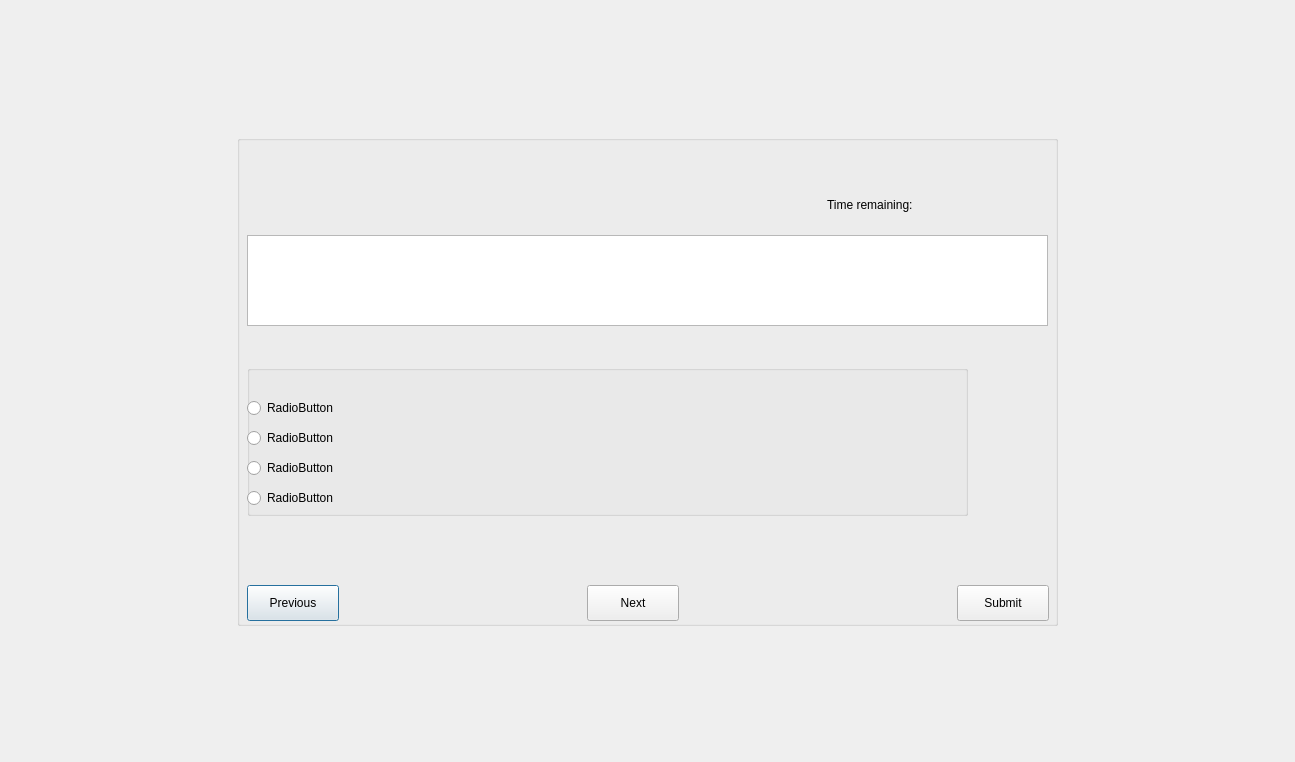
<?xml version="1.0" encoding="UTF-8"?>
<ui version="4.0">
 <class>QuestionsWindowOne</class>
 <widget class="QDialog" name="QuestionsWindowOne">
  <property name="geometry">
   <rect>
    <x>0</x>
    <y>0</y>
    <width>1295</width>
    <height>762</height>
   </rect>
  </property>
  <property name="windowTitle">
   <string>Dialog</string>
  </property>
  <layout class="QVBoxLayout" name="verticalLayout">
   <item>
    <layout class="QHBoxLayout" name="horizontalLayout">
     <item>
      <spacer name="horizontalSpacer">
       <property name="orientation">
        <enum>Qt::Horizontal</enum>
       </property>
       <property name="sizeHint" stdset="0">
        <size>
         <width>28</width>
         <height>20</height>
        </size>
       </property>
      </spacer>
     </item>
     <item>
      <widget class="QGroupBox" name="groupBox">
       <property name="sizePolicy">
        <sizepolicy hsizetype="Fixed" vsizetype="Fixed">
         <horstretch>0</horstretch>
         <verstretch>0</verstretch>
        </sizepolicy>
       </property>
       <property name="minimumSize">
        <size>
         <width>821</width>
         <height>491</height>
        </size>
       </property>
       <property name="title">
        <string/>
       </property>
       <widget class="QTextEdit" name="textEdit">
        <property name="geometry">
         <rect>
          <x>10</x>
          <y>100</y>
          <width>801</width>
          <height>91</height>
         </rect>
        </property>
        <property name="readOnly">
         <bool>true</bool>
        </property>
       </widget>
       <widget class="QLabel" name="label_3">
        <property name="geometry">
         <rect>
          <x>740</x>
          <y>60</y>
          <width>63</width>
          <height>20</height>
         </rect>
        </property>
        <property name="text">
         <string/>
        </property>
       </widget>
       <widget class="QPushButton" name="previous">
        <property name="geometry">
         <rect>
          <x>10</x>
          <y>450</y>
          <width>92</width>
          <height>36</height>
         </rect>
        </property>
        <property name="text">
         <string>Previous</string>
        </property>
       </widget>
       <widget class="QLabel" name="label">
        <property name="geometry">
         <rect>
          <x>590</x>
          <y>60</y>
          <width>111</width>
          <height>20</height>
         </rect>
        </property>
        <property name="text">
         <string>Time remaining:</string>
        </property>
       </widget>
       <widget class="QPushButton" name="next">
        <property name="geometry">
         <rect>
          <x>350</x>
          <y>450</y>
          <width>92</width>
          <height>36</height>
         </rect>
        </property>
        <property name="text">
         <string>Next</string>
        </property>
       </widget>
       <widget class="QPushButton" name="finish">
        <property name="geometry">
         <rect>
          <x>720</x>
          <y>450</y>
          <width>92</width>
          <height>36</height>
         </rect>
        </property>
        <property name="text">
         <string>Submit</string>
        </property>
       </widget>
       <widget class="QGroupBox" name="groupBox_2">
        <property name="geometry">
         <rect>
          <x>10</x>
          <y>230</y>
          <width>721</width>
          <height>151</height>
         </rect>
        </property>
        <property name="title">
         <string/>
        </property>
        <widget class="QRadioButton" name="radioButton">
         <property name="geometry">
          <rect>
           <x>0</x>
           <y>30</y>
           <width>701</width>
           <height>26</height>
          </rect>
         </property>
         <property name="text">
          <string>RadioButton</string>
         </property>
        </widget>
        <widget class="QRadioButton" name="radioButton_2">
         <property name="geometry">
          <rect>
           <x>0</x>
           <y>60</y>
           <width>701</width>
           <height>26</height>
          </rect>
         </property>
         <property name="text">
          <string>RadioButton</string>
         </property>
        </widget>
        <widget class="QRadioButton" name="radioButton_3">
         <property name="geometry">
          <rect>
           <x>0</x>
           <y>90</y>
           <width>701</width>
           <height>26</height>
          </rect>
         </property>
         <property name="text">
          <string>RadioButton</string>
         </property>
        </widget>
        <widget class="QRadioButton" name="radioButton_4">
         <property name="geometry">
          <rect>
           <x>0</x>
           <y>120</y>
           <width>701</width>
           <height>26</height>
          </rect>
         </property>
         <property name="text">
          <string>RadioButton</string>
         </property>
        </widget>
       </widget>
      </widget>
     </item>
     <item>
      <spacer name="horizontalSpacer_2">
       <property name="orientation">
        <enum>Qt::Horizontal</enum>
       </property>
       <property name="sizeHint" stdset="0">
        <size>
         <width>28</width>
         <height>20</height>
        </size>
       </property>
      </spacer>
     </item>
    </layout>
   </item>
  </layout>
 </widget>
 <resources/>
 <connections/>
</ui>
